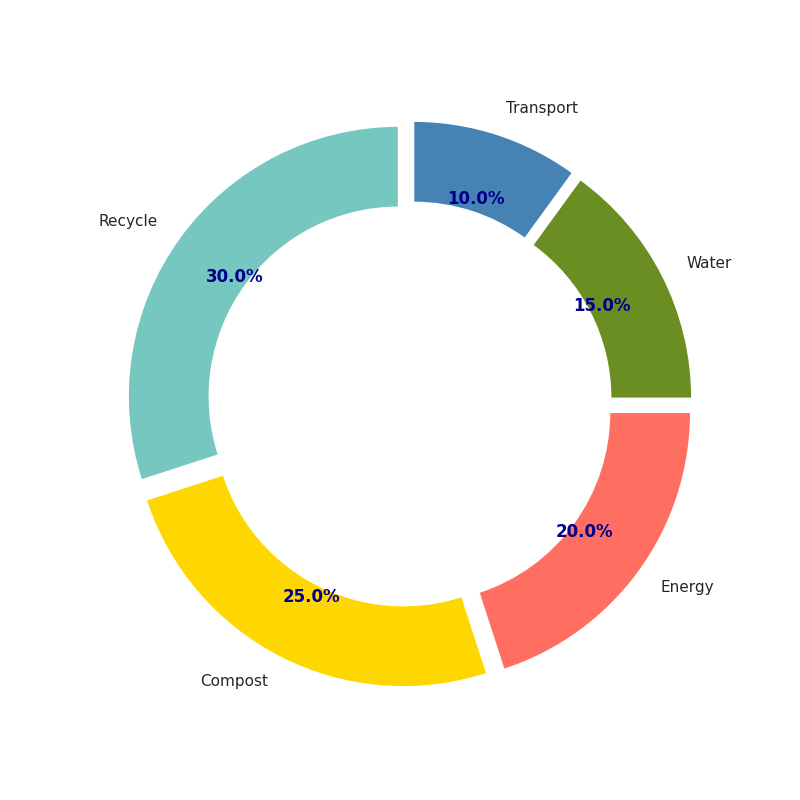

Recreate this plot in Python.
import matplotlib.pyplot as plt

labels = ['Recycle', 'Compost', 'Energy', 'Water', 'Transport']
percentages = [30, 25, 20, 15, 10]
colors = ['#76C7C0', '#FFD700', '#FF6F61', '#6B8E23', '#4682B4']

fig, ax = plt.subplots(figsize=(8, 8))
wedges, texts, autotexts = ax.pie(
    percentages,
    colors=colors,
    startangle=90,
    labels=labels,
    autopct='%1.1f%%',
    pctdistance=0.75,
    wedgeprops=dict(width=0.3),
    explode=(0.05, 0.05, 0.05, 0.05, 0.05)
)

centre_circle = plt.Circle((0, 0), 0.55, fc='white')
fig.gca().add_artist(centre_circle)

ax.axis('equal')

for autotext in autotexts:
    autotext.set_color('darkblue')
    autotext.set_weight('bold')

plt.show()
